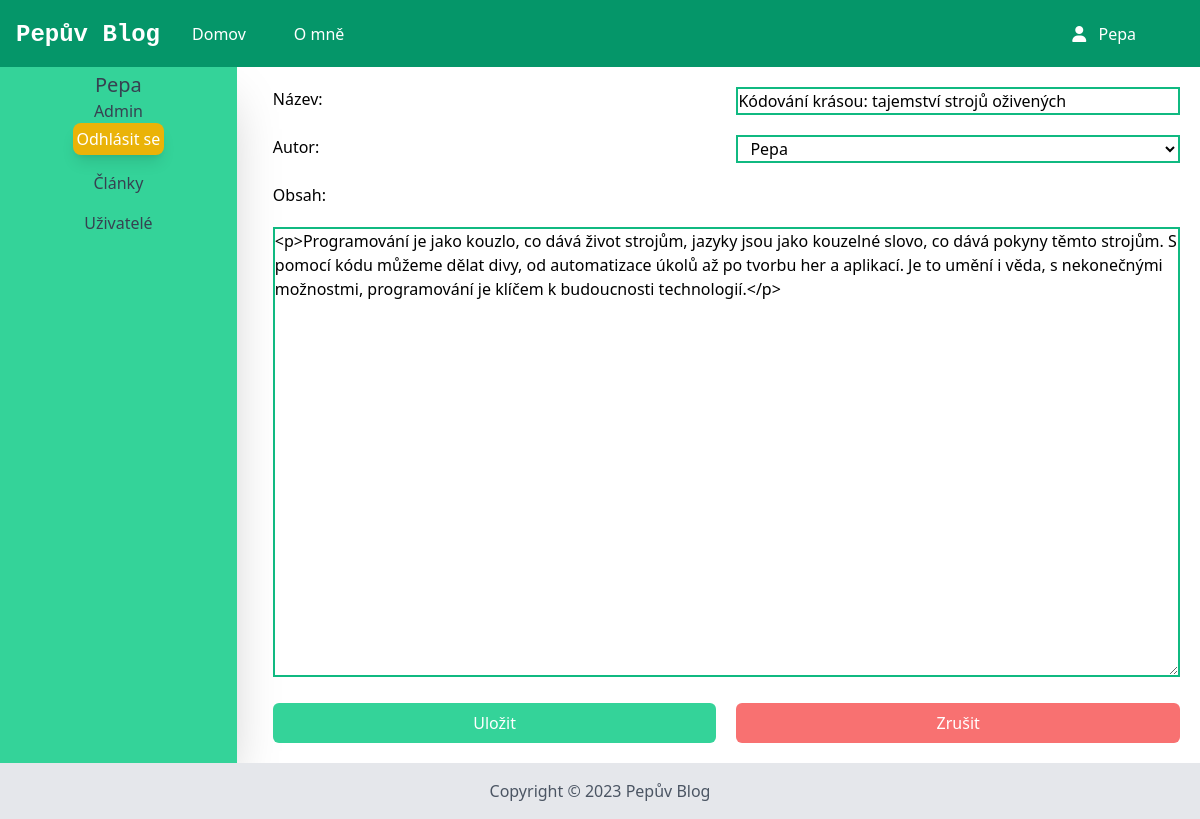
Before: /admin/article/edit/2 (signed in) with the older database file.
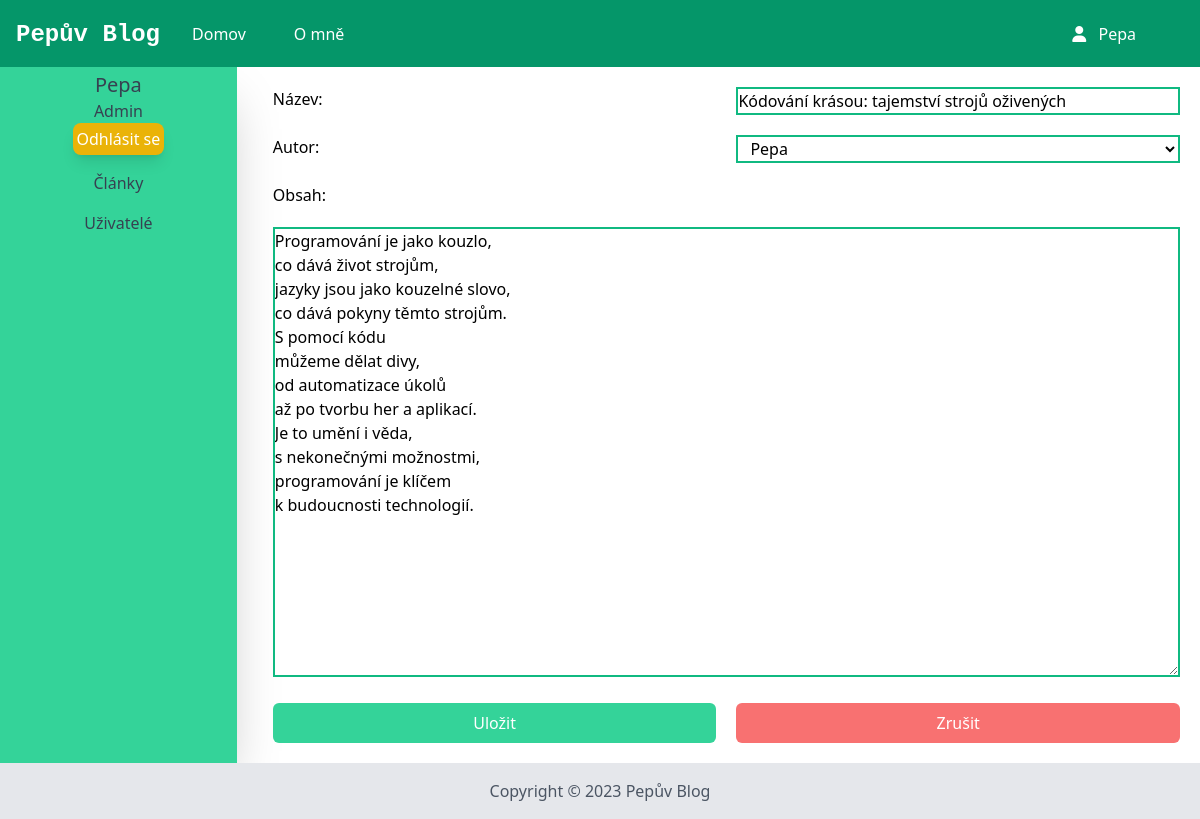
After: the same page with the newer database file.
### app.py (models this page shows, shortened)
class Article(db.Model):
    id = db.Column(db.Integer, primary_key=True)
    title = db.Column(db.String, nullable=False)
    content = db.Column(db.String, nullable=False)
    author_id = db.Column(db.Integer, db.ForeignKey('user.id'), nullable=False)
    categories = db.Column(db.PickleType, default=["uncategorized"])
    likes = db.Column(db.PickleType)
    dislikes = db.Column(db.PickleType)
    date_created = db.Column(db.DateTime, default=datetime.utcnow)
    views = db.Column(db.Integer, default=0)
    thumbnail = db.Column(db.String)

### app.py (the view, shortened to what this page needs)
@app.route("/admin/article/edit/<int:id>", methods=["GET","POST"])
@app.route("/admin/article/edit", methods=["GET","POST"])
@login_required
def edit_article(id=None):
    if id:
        article = Article.query.filter_by(id=id).first()
    else:
        article = Article()
    users = User.query.all()
    if request.method == 'GET':
        return render_template("admin_article_edit.html",article=article,users=users)

### app.py (called while the page is built)
@login_manager.user_loader
def load_user(user_id):
    return User.query.get(int(user_id))

### templates/admin_article_edit.html (shortened to what this page needs)
{% extends 'admin_base.html' %}
{% block admin_body %}
<form class="grid grid-cols-2 items-top gap-5 p-5" method="post">
	<label>Název:</label>
	{% if article.title!=None %}
	<input name="title" class="border-emerald-500 border-2" value="{{article.title}}" required />
	{% else %}
	<input name="title" class="border-emerald-500 border-2" required />
	{% endif %}
	<label>Autor:</label>
	<select name="author_id" class="border-emerald-500 border-2 px-2 bg-white">
		{% for user in users %}
		<option value="{{ user.id }}">{{ user.login }}</option>
		{% endfor %}
	</select>
	<label class="col-span-2">Obsah:</label>
	<div class="col-span-2">
		{% if article.content != None %}
		<textarea id="editor" name="content" class="col-span-2 h-72 border-emerald-500 border-2 w-full"
			style="min-height: 450px;">{{article.content}}</textarea>
		{% else %}
		<textarea id="editor" name="content" class="col-span-2 h-72 border-emerald-500 border-2 w-full"
			style="min-height: 450px;"></textarea>
		{% endif %}
	</div>
	<input type="submit" class=" bg-emerald-400 text-white p-2 rounded-md cursor-pointer hover:bg-emerald-500"
		value="Uložit" />
	<button class="text-center bg-red-400 text-white p-2 rounded-md cursor-pointer hover:bg-red-500"
		id="cancel">Zrušit</button>
</form>
{% endblock %}

Changed rows visible on the page:
changed Article "Kódování krásou: tajemství strojů oživených": content "<p>Programování je jako kouzlo, co dává život strojům, jazyky jsou jako kouzelné slovo, co dává pokyny těmto strojům. S pomocí kódu můžeme dělat divy, od automatizace úkolů až po tvorbu her a aplikací. Je to umění i věda, s nekonečnými možnostmi, programování je klíčem k budoucnosti technologií.</p>" → "Programování je jako kouzlo, co dává život strojům, jazyky jsou jako kouzelné slovo, co dává pokyny těmto strojům. S pomocí kódu můžeme dělat divy, od automatizace úkolů až po tvorbu her a aplikací. Je to umění i věda, s nekonečnými možnostmi, programování je klíčem k budoucnosti technologií."
